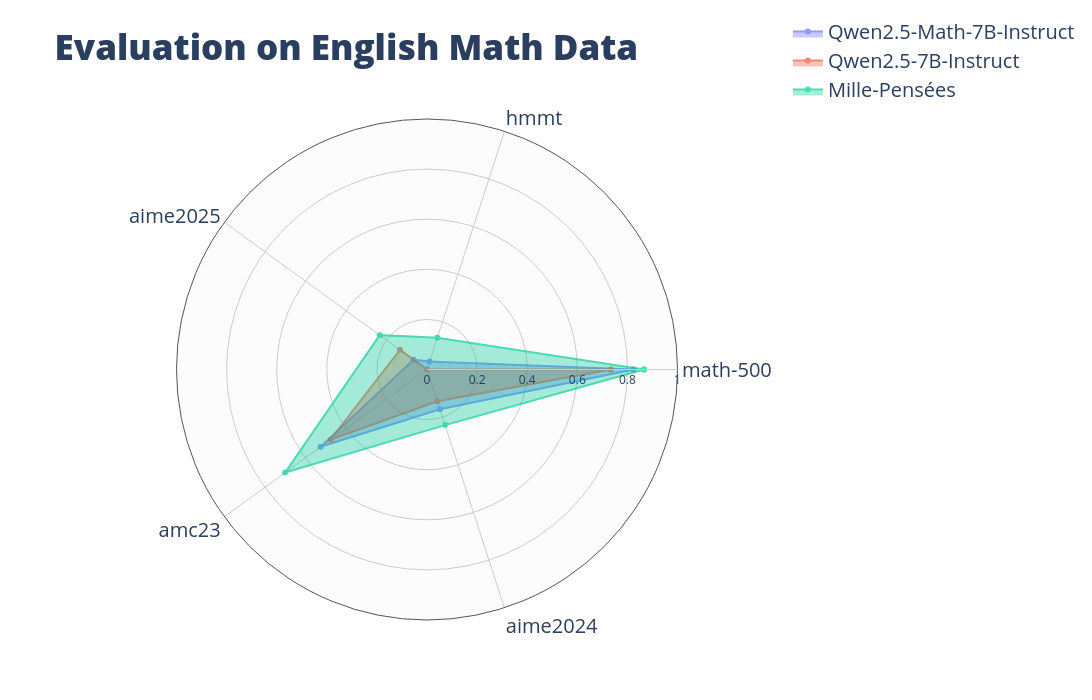

This figure's notebook cell:
### Code cell
import plotly.graph_objects as go


fig = go.Figure()
for i, (model, result) in enumerate(results.items()):
    r = [result["accuracies"][dataset] if dataset in result["accuracies"] else 0.0 for dataset in datasets]
    r = list(r) + list([r[0]])
    fig.add_trace(go.Scatterpolar(
          r=r,
          theta=datasets + [datasets[0]],
        fill='toself',
          opacity=0.7,
          name=model.split("/")[-1]
    ))

fig.update_layout(
    width=1100,
    height=700,
    title="Evaluation on English Math Data",
    title_font_size=35,
    title_font_weight=1000,
    legend_font_size=20,
    legend_y=5000,
    legend_x=1000,
    polar=dict(
        bgcolor="#fcfcfc",
        angularaxis=dict(
            gridcolor="#ccc",
            tickcolor="#ccc",
            linecolor="#555",
            tickfont_size=20,
        ),
        radialaxis=dict(
            gridcolor="#ccc",
            tickcolor="#ccc",
            linecolor="#ccc",
            visible=True,
            range=[0, 1]
        )),
    showlegend=True
)

fig.show()

### Figure 1 — Plotly figure (JSON) as saved in the notebook; plotly's stock layout.template omitted (floating-point values rounded to 4 significant figures)
{"data": [{"fill": "toself", "name": "Qwen2.5-Math-7B-Instruct", "opacity": 0.7, "r": [0.824, 0.03333, 0.06667, 0.525, 0.1667, 0.824], "theta": ["math-500", "hmmt", "aime2025", "amc23", "aime2024", "math-500"], "type": "scatterpolar"}, {"fill": "toself", "name": "Qwen2.5-7B-Instruct", "opacity": 0.7, "r": [0.734, 0, 0.1333, 0.475, 0.1333, 0.734], "theta": ["math-500", "hmmt", "aime2025", "amc23", "aime2024", "math-500"], "type": "scatterpolar"}, {"fill": "toself", "name": "Mille-Pensées", "opacity": 0.7, "r": [0.866, 0.1333, 0.2333, 0.7, 0.2333, 0.866], "theta": ["math-500", "hmmt", "aime2025", "amc23", "aime2024", "math-500"], "type": "scatterpolar"}], "layout": {"height": 700, "legend": {"font": {"size": 20}, "x": 1000, "y": 5000}, "polar": {"angularaxis": {"gridcolor": "#ccc", "linecolor": "#555", "tickcolor": "#ccc", "tickfont": {"size": 20}}, "bgcolor": "#fcfcfc", "radialaxis": {"gridcolor": "#ccc", "linecolor": "#ccc", "range": [0, 1], "tickcolor": "#ccc", "visible": true}}, "showlegend": true, "title": {"font": {"size": 35, "weight": 1000}, "text": "Evaluation on English Math Data"}, "width": 1100}}
